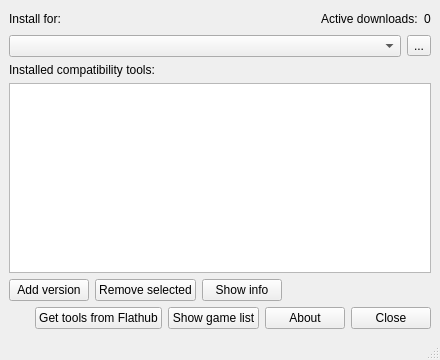
<?xml version="1.0" encoding="UTF-8"?>
<ui version="4.0">
 <class>MainWindow</class>
 <widget class="QMainWindow" name="MainWindow">
  <property name="geometry">
   <rect>
    <x>0</x>
    <y>0</y>
    <width>440</width>
    <height>360</height>
   </rect>
  </property>
  <property name="minimumSize">
   <size>
    <width>440</width>
    <height>360</height>
   </size>
  </property>
  <property name="windowTitle">
   <string>ProtonUp-Qt - Wine/Proton Installer</string>
  </property>
  <property name="windowIcon">
   <iconset theme="pupgui2">
    <normaloff>.</normaloff>.</iconset>
  </property>
  <widget class="QWidget" name="centralwidget">
   <layout class="QVBoxLayout" name="verticalLayout">
    <property name="spacing">
     <number>6</number>
    </property>
    <property name="leftMargin">
     <number>9</number>
    </property>
    <property name="topMargin">
     <number>9</number>
    </property>
    <property name="rightMargin">
     <number>9</number>
    </property>
    <property name="bottomMargin">
     <number>9</number>
    </property>
    <item>
     <layout class="QHBoxLayout" name="horizontalLayout_2">
      <item>
       <widget class="QLabel" name="lblInstallDirectory">
        <property name="text">
         <string>Install for:</string>
        </property>
       </widget>
      </item>
      <item>
       <spacer name="horizontalSpacer_2">
        <property name="orientation">
         <enum>Qt::Horizontal</enum>
        </property>
        <property name="sizeHint" stdset="0">
         <size>
          <width>40</width>
          <height>20</height>
         </size>
        </property>
       </spacer>
      </item>
      <item>
       <widget class="QLabel" name="lblActiveDownloads">
        <property name="text">
         <string>Active downloads:</string>
        </property>
       </widget>
      </item>
      <item>
       <widget class="QLabel" name="txtActiveDownloads">
        <property name="text">
         <string>0</string>
        </property>
       </widget>
      </item>
     </layout>
    </item>
    <item>
     <layout class="QHBoxLayout" name="horizontalLayout_5">
      <item>
       <widget class="QComboBox" name="comboInstallLocation"/>
      </item>
      <item>
       <widget class="QToolButton" name="btnManageInstallLocations">
        <property name="text">
         <string>...</string>
        </property>
       </widget>
      </item>
     </layout>
    </item>
    <item>
     <widget class="QLabel" name="lblInstalledVersions">
      <property name="text">
       <string>Installed compatibility tools:</string>
      </property>
     </widget>
    </item>
    <item>
     <widget class="QListWidget" name="listInstalledVersions">
      <property name="selectionMode">
       <enum>QAbstractItemView::ExtendedSelection</enum>
      </property>
     </widget>
    </item>
    <item>
     <layout class="QHBoxLayout" name="horizontalLayout">
      <item>
       <widget class="QPushButton" name="btnAddVersion">
        <property name="text">
         <string>Add version</string>
        </property>
       </widget>
      </item>
      <item>
       <widget class="QPushButton" name="btnRemoveSelected">
        <property name="text">
         <string>Remove selected</string>
        </property>
       </widget>
      </item>
      <item>
       <widget class="QPushButton" name="btnShowCtInfo">
        <property name="text">
         <string>Show info</string>
        </property>
       </widget>
      </item>
      <item>
       <spacer name="horizontalSpacer">
        <property name="orientation">
         <enum>Qt::Horizontal</enum>
        </property>
        <property name="sizeHint" stdset="0">
         <size>
          <width>40</width>
          <height>20</height>
         </size>
        </property>
       </spacer>
      </item>
     </layout>
    </item>
    <item>
     <layout class="QHBoxLayout" name="horizontalLayout_3">
      <item>
       <spacer name="horizontalSpacer_3">
        <property name="orientation">
         <enum>Qt::Horizontal</enum>
        </property>
        <property name="sizeHint" stdset="0">
         <size>
          <width>40</width>
          <height>20</height>
         </size>
        </property>
       </spacer>
      </item>
      <item>
       <widget class="QPushButton" name="btnSteamFlatpakCtools">
        <property name="text">
         <string>Get tools from Flathub</string>
        </property>
       </widget>
      </item>
      <item>
       <widget class="QPushButton" name="btnShowGameList">
        <property name="text">
         <string>Show game list</string>
        </property>
       </widget>
      </item>
      <item>
       <widget class="QPushButton" name="btnAbout">
        <property name="text">
         <string>About</string>
        </property>
       </widget>
      </item>
      <item>
       <widget class="QPushButton" name="btnClose">
        <property name="text">
         <string>Close</string>
        </property>
       </widget>
      </item>
     </layout>
    </item>
   </layout>
  </widget>
  <widget class="QStatusBar" name="statusBar"/>
 </widget>
 <resources/>
 <connections/>
</ui>
